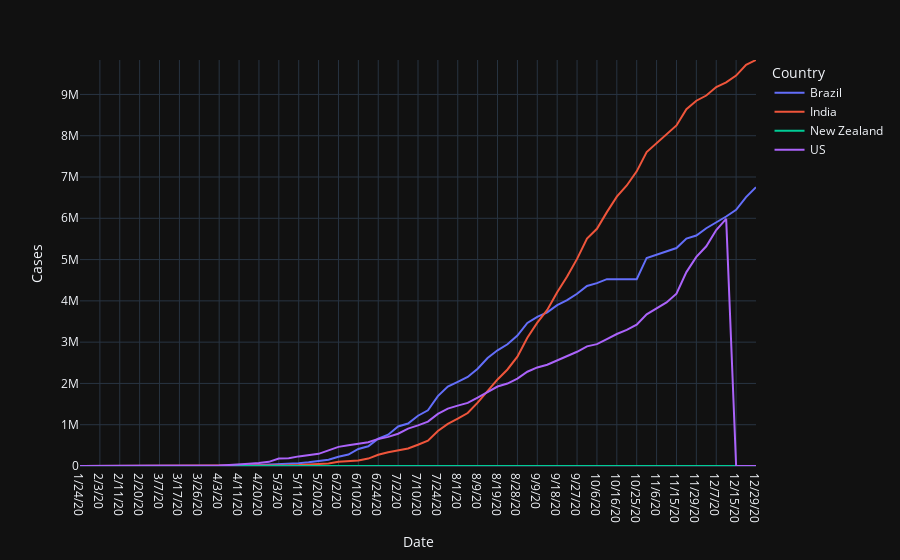

Write notebook code for a chart like this one.
### Markdown cell above
## Comparison graphs

### Code cell
# comparing the growth of recoveries in India,New Zealand, US and Brazil
static_line(recovered_global,"India","New Zealand","US","Brazil")
